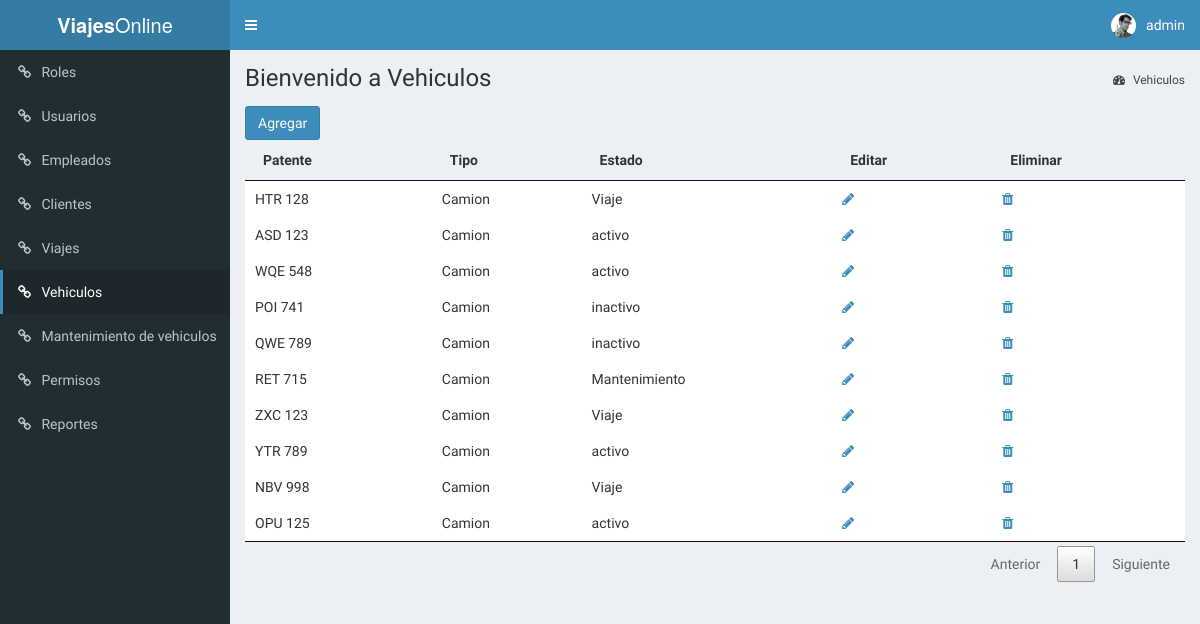
Page /index.php?page=vehiculos (signed in) on the earlier database version.
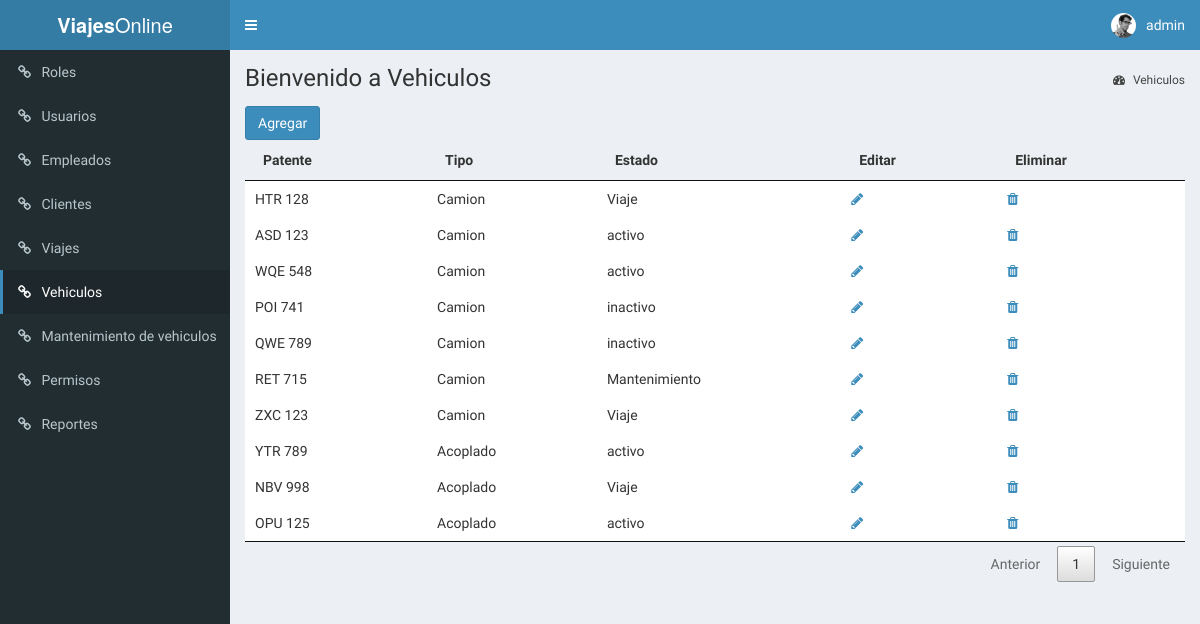
Same page on the later database version.
### tables this page shows
CREATE TABLE Vehiculo (
    id INT NOT NULL AUTO_INCREMENT primary key,
    patente varchar(15) DEFAULT NULL,
    marca varchar(100) DEFAULT NULL,
    nro_chasis varchar(40) DEFAULT NULL,
    nro_motor varchar(40) DEFAULT NULL,
    fecha_fabricacion date DEFAULT NULL,
    id_estadoVehiculo INT,
    id_tipoVehiculo INT,
    CONSTRAINT fk_estadoVehiculo_vehiculo_id_estadoVehiculo FOREIGN KEY (id_estadoVehiculo) REFERENCES estadoVehiculo(id_estado),
    CONSTRAINT fk_estadoVehiculo_vehiculo_id_tipoVehiculo FOREIGN KEY (id_tipoVehiculo) REFERENCES tipoVehiculo(id_tipo)
);

create table tipoVehiculo(
    id_tipo INT PRIMARY KEY AUTO_INCREMENT,
    tipo VARCHAR(100)
);

create table estadoVehiculo(
    id_estado INT PRIMARY KEY AUTO_INCREMENT,
    estado VARCHAR(100)
);

### models/DataBase.php (called while the page is built, shortened)
<?php
class DataBase
{
    private $_db;
    private static $instancia;
    public static function getInstance()
    {
        if (  !self::$instancia instanceof self) {
            self::$instancia = new self;
        }
        return self::$instancia;
    }
    public function query($query)
    {
        $type = explode(" ", trim($query) );
        switch ( strtolower($type[0]) ){
            case 'select':
                return $this->_select($query);
                break;
        }
    }
    private function _select($query)
    {
        $res = $this->_execQuery($query);
        $rows = [];
        while( $reg = $res->fetch_object() ) {
            $rows[] = $reg;
        }
        return $rows;
    }
    private function _execQuery($query)
    {
        $res = $this->_db->query($query);
        return $res;
    }
    private function _connect()
    {
        $this->_db = mysqli_connect( self::DB_HOST, self::DB_USER, self::DB_PASSWORD, self::DB_NAME );
    	$this->_db->set_charset('utf8');
    }
}

### models/Vehiculo_model.php (called while the page is built, shortened)
<?php
require_once 'DataBase.php';
class Vehiculo_model implements ModelInterface
{
	private $_db;
	public function __construct()
	{
		$this->_db = DataBase::getInstance();
	}
	public function getAll()
	{
		$query = "SELECT v.id,v.patente,v.id_estadoVehiculo, v.id_tipoVehiculo,e.estado as estado, t.tipo as tipo, v.marca, v.nro_chasis, v.nro_motor, v.fecha_fabricacion
				FROM Vehiculo v
				JOIN estadoVehiculo e ON v.id_estadoVehiculo = e.id_estado
				JOIN tipoVehiculo t ON v.id_tipoVehiculo = t.id_tipo";
		$rows =  $this->_db->query($query);
		return $rows;
	}
}

### View/Vehiculos_view.php (the view, shortened to what this page needs)
<?php
$vehiculo = new Vehiculo_model();
?>
<div class="content-wrapper">
    <section class="content-header">
        <h1> Bienvenido a Vehiculos </h1>
        <ol class="breadcrumb">
            <li><a href="#"><i class="fa fa-dashboard"></i> Vehiculos</a></li>
        </ol>
    </section>
    <section class="content container-fluid">
        <button type="button" class="btn btn-primary" data-toggle="modal" data-target="#modalVehiculo">Agregar</button>
        <table id="tablaTipoVehiculos">
            <thead>
                <tr>
                    <th>Patente</th>
                    <th>Tipo</th>
                    <th>Estado</th>
                    <th>Editar</th>
                    <th>Eliminar</th>
                </tr>
            </thead>
            <?php
            $datos = $vehiculo->getAll();
            ?>
            <tbody>
                <?php foreach($datos as $dato) : ?>
                <tr>
                    <td><?php echo $dato->patente; ?></td>
                    <td><?php echo $dato->tipo; ?></td>
                    <td><?php echo $dato->estado; ?></td>
                    <td>
                        <a class="btn-modal-edit-vehiculo" href="#" data-toggle="modal"
                            data-target="#modalEdit"
                            data-id="<?php echo $dato->id; ?>"
                            data-patente="<?php echo $dato->patente; ?>"
                            data-tipo="<?php echo $dato->tipo ; ?>"
                            data-id_tipo="<?php echo $dato->id_tipoVehiculo ; ?>"
                            data-estado="<?php echo $dato->estado ; ?>"
                            data-id_estado="<?php echo $dato->id_estadoVehiculo ; ?>"
                            data-marca="<?php echo $dato->marca ; ?>"
                            data-nro_chasis="<?php echo $dato->nro_chasis ; ?>"
                            data-nro_motor="<?php echo $dato->nro_motor ; ?>"
                            data-fecha_fabricacion="<?php echo $dato->fecha_fabricacion ; ?>">
                            <i class="fa fa-pencil" aria-hidden="true"></i></a>
                    </td>
                    <td>
                        <a class="btn-modal-delete-vehiculo" href="#" data-toggle="modal"
                            data-target="#modalDelete"
                            data-id="<?php echo $dato->id; ?>"
                            data-patente="<?php echo $dato->patente; ?>">
                            <i class="fa fa-trash" aria-hidden="true"></i></a>
                    </td>
                </tr>
                <?php endforeach; ?>
            </tbody>
        </table>
    </section>
</div>

Differences in the rows shown:
changed vehiculo "YTR 789": id_tipoVehiculo.tipo "Camion" → "Acoplado"
changed vehiculo "NBV 998": id_tipoVehiculo.tipo "Camion" → "Acoplado"
changed vehiculo "OPU 125": id_tipoVehiculo.tipo "Camion" → "Acoplado"
